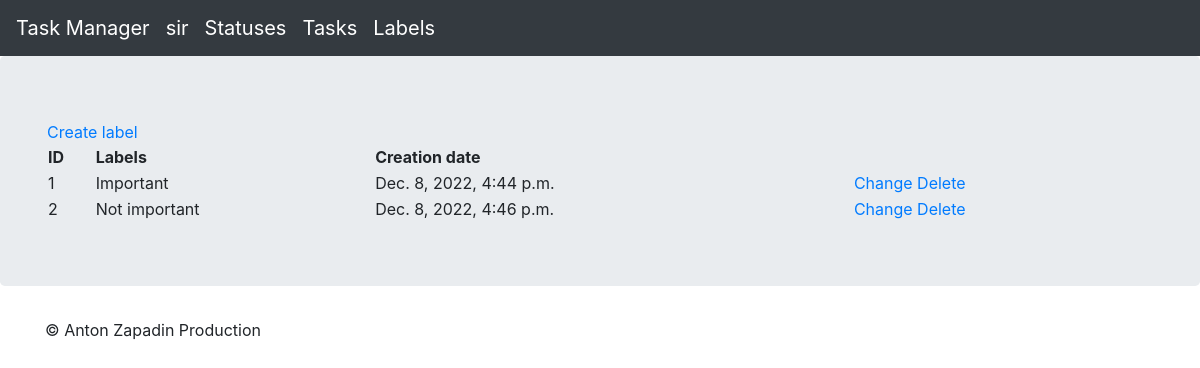
/labels (signed in), run on an earlier commit of the app's database.
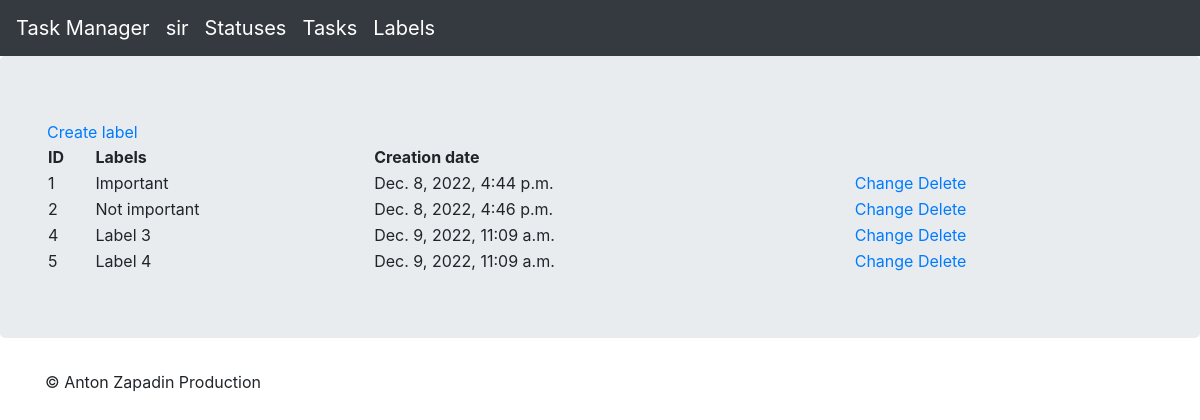
And on a later commit of the database.
### labels/models.py (models this page shows, shortened)
class Labels(models.Model):
    name = models.CharField(
        unique=True,
        max_length=100,
        verbose_name=_('name'),
    )
    pub_date = models.DateTimeField(
        auto_now_add=True,
        verbose_name=_('creation date'),
    )

### labels/views.py (the view)
# urls.py: path('', views.LabelsView.as_view(), name='labels'),
class LabelsView(LoginRequiredMixin, View):
    login_url = 'login'
    def get(self, request, *args, **kwargs):
        labels_list = Labels.objects.all()
        context = {'labels_list': labels_list}
        return render(request, 'labels/labels_list.html', context=context)

### templates/labels/labels_list.html (shortened to what this page needs)
{% extends 'task_manager/base.html' %}
{% load i18n %}
{% block content %}
<div class="jumbotron">
    <div class="container">
        <table style = "width: 100%;">
            <a href=" {% url 'labels:labels_create' %}">{% trans "Create label"%}</a>
            <tr>
                <th>ID</th>
                <th>{% trans "Labels" %}</th>
                <th>{% trans "Creation date" %}</th>
            </tr>
            {% for label in labels_list %}
            <tr>
                <td>{{ label.id }}</td>
                <td>{{ label.name }}</td>
                <td>{{ label.pub_date }}</td>
                <td>
                    <a href=" {% url 'labels:labels_update' label.id %}">{% trans "Change" %}</a>
                    <a href=" {% url 'labels:labels_delete' label.id %}">{% trans "Delete" %}</a>
                </td>
            </tr>
            {% endfor %}
        </table>
    </div>
</div>
{% endblock %}

What changed in the data, as far as the page shows it:
added Labels: id "4", name "Label 3", pub_date "Dec. 9, 2022, 11:09 a.m."
added Labels: id "5", name "Label 4", pub_date "Dec. 9, 2022, 11:09 a.m."
